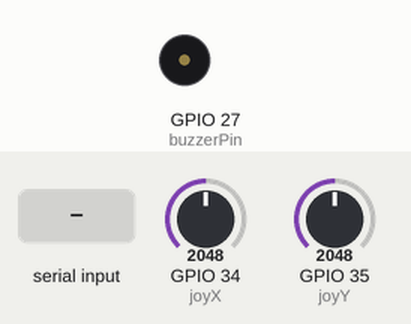
The sketch below on a simulated ESP32. On the bench: buzzer (waves = sounding, pin HIGH). The test bench sets the inputs (shaded band); at power-on: GPIO 34 (joyX) = 2048, GPIO 35 (joyY) = 2048. What the sketch prints to the serial monitor is not drawn.

Above: at 1.2 s.
1.3 s: "BUZZ\n" received over Serial
At 1.7 s:
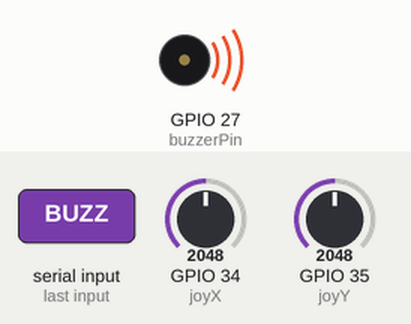
Timing chart, 0 to 4.3 s (numbered marks = the images above; inputs shaded):
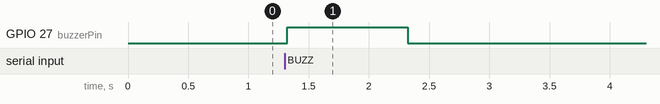

Measured:
- after the input at 1.3 s, GPIO 27 (buzzerPin): LOW → HIGH at once, → LOW 1.0 s later

The sketch:

gaming.ino
```cpp
const int joyX = 34;
const int joyY = 35;
const int buzzerPin = 27;

void setup() {
  Serial.begin(115200);
  pinMode(buzzerPin, OUTPUT);
  digitalWrite(buzzerPin, LOW);
}

void loop() {
  // Check if Python sent BUZZ command
  if (Serial.available()) {
    String cmd = Serial.readStringUntil('\n');
    cmd.trim();
    if (cmd == "BUZZ") {
      digitalWrite(buzzerPin, HIGH);
      delay(1000);
      digitalWrite(buzzerPin, LOW);
    }
  }

  int xValue = analogRead(joyX);
  int yValue = analogRead(joyY);

  Serial.print(xValue);
  Serial.print(",");
  Serial.println(yValue);

  delay(25);
}
```
